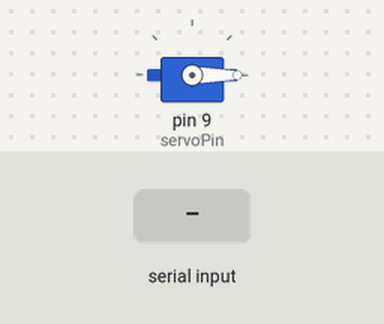
Simulated run of this sketch. Board: Arduino Uno, built with avr-gcc and run on an emulated ATmega328P. Shown: servo. The inputs (shaded band) are chosen by the test bench.

Above: at 1.2 s.
1.3 s: "1" received over Serial
At 1.9 s:
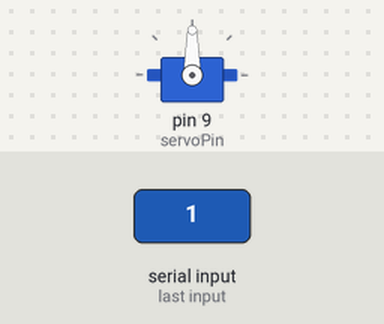
Timing chart, 0 to 4.3 s (numbered marks = the images above; inputs shaded):
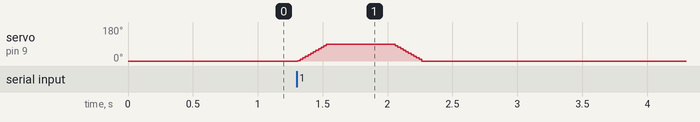

Measured:
- after the input at 1.3 s, servo on pin 9 (servoPin): rises from 0° to 90° in 0.22 s, then falls to 0° in 0.73 s

The sketch:

servo_control.ino
```cpp
#include <Servo.h>

Servo miServo; // Crear objeto servo
const int servoPin = 9; // Pin donde conectas el servo
char incomingByte; // Variable para leer el dato serial

void setup() {
  miServo.attach(servoPin);

  // Inicializar en posición 0
  miServo.write(0);

  // Iniciar comunicación serial a 9600 baudios (igual que en Python)
  Serial.begin(9600);
}

void loop() {
  // Verificar si hay datos disponibles desde Python
  if (Serial.available() > 0) {
    // Leer el dato
    incomingByte = Serial.read();

    // Si recibimos el 1 se movera el servo
    if (incomingByte == '1') {
      prueba();
    }
  }/*
  else {
     desac();
  }*/
}

void activarSecuenciaServo() {
  // Mover de 0 a 180 grados
  for (int pos = 90; pos <= 180; pos += 2) {
    miServo.write(pos);
    delay(5); // Ajusta este delay para cambiar la velocidad de subida
  }

  delay(500); // Esperar medio segundo arriba

  // Mover de 180 a 0 grados
  for (int pos = 180; pos >= 90; pos -= 2) {
    miServo.write(pos);
    delay(5); // Ajusta este delay para cambiar la velocidad de bajada
  }
}
void desac() {
  // Mover de 0 a 180 grados
  for (int pos = 90; pos >= 0; pos -= 2) {
    miServo.write(pos);
    delay(5); // Ajusta este delay para cambiar la velocidad de subida
  }

  delay(500); // Esperar medio segundo arriba

  // Mover de 180 a 0 grados
  for (int pos = 0; pos <= 90; pos += 2) {
    miServo.write(pos);
    delay(5); // Ajusta este delay para cambiar la velocidad de bajada
  }
}
void prueba() {
  // Mover de 0 a 180 grados
  for (int pos = 0; pos <= 90; pos += 2) {
    miServo.write(pos);
    delay(5); // Ajusta este delay para cambiar la velocidad de subida
  }

  delay(500); // Esperar medio segundo arriba

  // Mover de 180 a 0 grados
  for (int pos = 90; pos >= 0; pos -= 2) {
    miServo.write(pos);
    delay(5); // Ajusta este delay para cambiar la velocidad de bajada
  }
}
```
